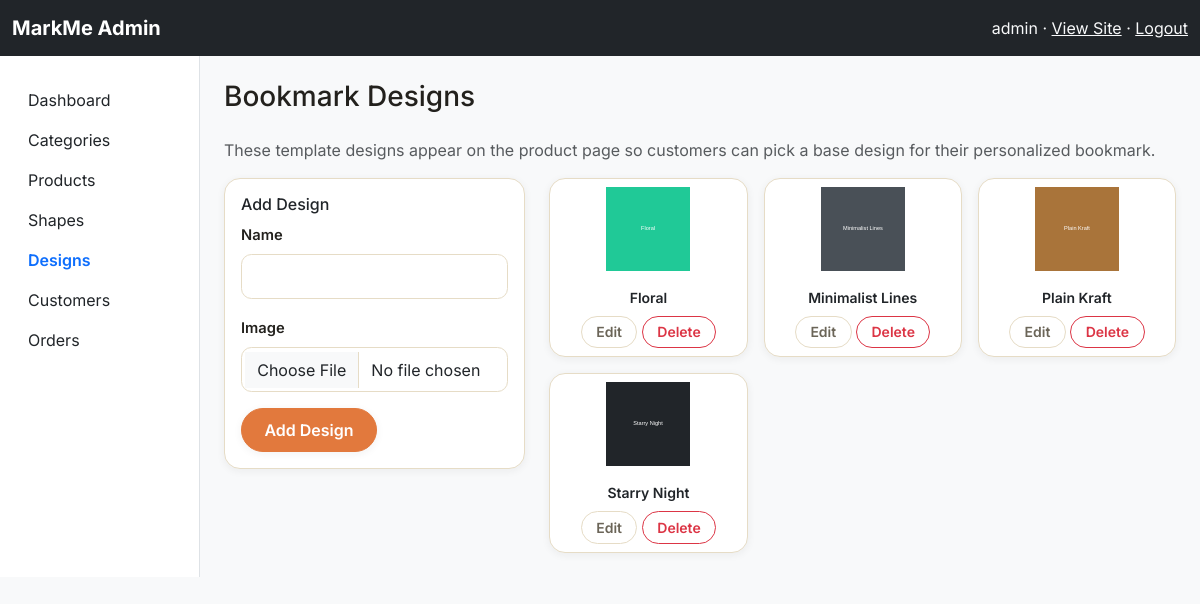
Page /admin/designs.php (signed in) on the committed database.
### tables this page shows
CREATE TABLE designs (
    design_id       INT UNSIGNED AUTO_INCREMENT PRIMARY KEY,
    name            VARCHAR(100) NOT NULL UNIQUE,
    image_path      VARCHAR(255) NOT NULL,
    created_at      TIMESTAMP    NOT NULL DEFAULT CURRENT_TIMESTAMP
);

### includes/functions.php (called while the page is built, shortened)
<?php
require_once __DIR__ . '/../config/db.php';
function e(?string $value): string
{
    return htmlspecialchars($value ?? '', ENT_QUOTES, 'UTF-8');
}

### config/db.php (called while the page is built, shortened)
<?php
function db(): PDO
{
    static $pdo = null;
    if ($pdo === null) {
        $dsn = 'mysql:host=' . DB_HOST . ';dbname=' . DB_NAME . ';charset=' . DB_CHARSET;
        $pdo = new PDO($dsn, DB_USER, DB_PASS, [
            PDO::ATTR_ERRMODE => PDO::ERRMODE_EXCEPTION,
            PDO::ATTR_DEFAULT_FETCH_MODE => PDO::FETCH_ASSOC,
            PDO::ATTR_EMULATE_PREPARES => false,
        ]);
    }
    return $pdo;
}

### admin/designs.php (the view, shortened to what this page needs)
<?php
require __DIR__ . '/includes/admin_header.php';
$editing = null;
$designs = db()->query('SELECT * FROM designs ORDER BY name')->fetchAll();
?>
<h1 class="h3 mb-4">Bookmark Designs</h1>
<p class="text-muted">These template designs appear on the product page so customers can pick a base design for their personalized bookmark.</p>
<div class="row g-4">
    <div class="col-md-4">
        <div class="card">
            <div class="card-body">
                <h2 class="h6"><?= $editing ? 'Edit Design' : 'Add Design' ?></h2>
                <form method="post" action="<?= BASE_URL ?>/admin/design_save.php" enctype="multipart/form-data">
                    <div class="mb-3">
                        <label class="form-label">Name</label>
                        <input type="text" name="name" class="form-control" value="<?= e($editing['name'] ?? '') ?>" required>
                    </div>
                    <div class="mb-3">
                        <label class="form-label">Image</label>
                        <input type="file" name="image" class="form-control" accept=".jpg,.jpeg,.png,.webp" <?= $editing ? '' : 'required' ?>>
                    </div>
                    <button type="submit" class="btn btn-primary"><?= $editing ? 'Save Changes' : 'Add Design' ?></button>
                </form>
            </div>
        </div>
    </div>
    <div class="col-md-8">
        <div class="row row-cols-2 row-cols-md-3 g-3">
            <?php foreach ($designs as $design): ?>
                <div class="col">
                    <div class="card h-100 text-center">
                        <img src="<?= BASE_URL ?>/uploads/designs/<?= e($design['image_path']) ?>" class="card-img-top p-2" style="height:100px;object-fit:contain;">
                        <div class="card-body p-2">
                            <div class="small fw-semibold"><?= e($design['name']) ?></div>
                            <div class="mt-2">
                                <a href="<?= BASE_URL ?>/admin/designs.php?edit=<?= (int)$design['design_id'] ?>" class="btn btn-sm btn-outline-secondary">Edit</a>
                                <form method="post" action="<?= BASE_URL ?>/admin/design_delete.php" class="d-inline" onsubmit="return confirm('Delete this design?');">
                                    <button type="submit" class="btn btn-sm btn-outline-danger">Delete</button>
                                </form>
                            </div>
                        </div>
                    </div>
                </div>
            <?php endforeach; ?>
        </div>
    </div>
</div>
<?php require __DIR__ . '/includes/admin_footer.php'; ?>

### assets/css/style.css (style rules this page uses)
:root { --ink: #23211d; --ink-soft: #6b6558; --cream: #fbf7ef; --cream-alt: #f1e9d8; --surface: #ffffff; --primary: #2f6f5e; --primary-dark: #1f4f42; --accent: #e2793d; --accent-dark: #c6612b; --gold: #d9a441; --border: #e6dcc6; --shadow-sm: 0 2px 8px rgba(35, 33, 29, 0.06); --shadow-md: 0 8px 24px rgba(35, 33, 29, 0.10); --shadow-lg: 0 16px 40px rgba(35, 33, 29, 0.14); --font-display: 'Fraunces', Georgia, serif; --font-body: 'Inter', -apple-system, BlinkMacSystemFont, 'Segoe UI', sans-serif; }
body { display: flex; flex-direction: column; min-height: 100vh; background: var(--cream); color: var(--ink); font-family: var(--font-body); }
a { color: var(--primary); }
.btn { border-radius: 999px; font-weight: 600; padding: 0.55rem 1.4rem; transition: transform 0.15s ease, box-shadow 0.15s ease; }
.btn-sm { padding: 0.3rem 0.9rem; border-radius: 999px; }
.btn-primary { --bs-btn-bg: var(--accent); --bs-btn-border-color: var(--accent); --bs-btn-hover-bg: var(--accent-dark); --bs-btn-hover-border-color: var(--accent-dark); --bs-btn-active-bg: var(--accent-dark); --bs-btn-active-border-color: var(--accent-dark); box-shadow: var(--shadow-sm); }
.btn-outline-secondary { --bs-btn-color: var(--ink-soft); --bs-btn-border-color: var(--border); --bs-btn-hover-bg: var(--ink); --bs-btn-hover-border-color: var(--ink); }
.form-control, .form-select { border-radius: 0.65rem; border-color: var(--border); padding: 0.6rem 0.95rem; background-color: var(--surface); }
.form-label { font-weight: 600; color: var(--ink); font-size: 0.92rem; }
.card { border: 1px solid var(--border); border-radius: 1rem; box-shadow: var(--shadow-sm); }
html { scroll-behavior: smooth; }

### rows in the picture
designs: image_path (picture), name "Floral"
designs: image_path (picture), name "Minimalist Lines"
designs: image_path (picture), name "Plain Kraft"
designs: image_path (picture), name "Starry Night"

### other values in the picture
current_user()['username'] "admin"
$label "Dashboard"
$label "Categories"
$label "Products"
$label "Shapes"
$label "Designs"
$label "Customers"
$label "Orders"
